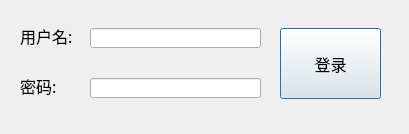
<?xml version="1.0" encoding="UTF-8"?>
<ui version="4.0">
 <class>LoginDialog</class>
 <widget class="QDialog" name="LoginDialog">
  <property name="geometry">
   <rect>
    <x>0</x>
    <y>0</y>
    <width>409</width>
    <height>134</height>
   </rect>
  </property>
  <property name="sizePolicy">
   <sizepolicy hsizetype="Fixed" vsizetype="Fixed">
    <horstretch>0</horstretch>
    <verstretch>0</verstretch>
   </sizepolicy>
  </property>
  <property name="windowTitle">
   <string>QGomoku - Login</string>
  </property>
  <widget class="QLabel" name="lbl_username">
   <property name="geometry">
    <rect>
     <x>20</x>
     <y>20</y>
     <width>71</width>
     <height>31</height>
    </rect>
   </property>
   <property name="font">
    <font>
     <family>微软雅黑</family>
     <pointsize>12</pointsize>
    </font>
   </property>
   <property name="text">
    <string>用户名:</string>
   </property>
  </widget>
  <widget class="QLabel" name="lbl_password">
   <property name="geometry">
    <rect>
     <x>20</x>
     <y>70</y>
     <width>71</width>
     <height>31</height>
    </rect>
   </property>
   <property name="font">
    <font>
     <family>微软雅黑</family>
     <pointsize>12</pointsize>
    </font>
   </property>
   <property name="text">
    <string>密码:</string>
   </property>
  </widget>
  <widget class="QLineEdit" name="txt_username">
   <property name="geometry">
    <rect>
     <x>90</x>
     <y>28</y>
     <width>171</width>
     <height>20</height>
    </rect>
   </property>
   <property name="text">
    <string/>
   </property>
   <property name="maxLength">
    <number>20</number>
   </property>
  </widget>
  <widget class="QLineEdit" name="txt_password">
   <property name="geometry">
    <rect>
     <x>90</x>
     <y>78</y>
     <width>171</width>
     <height>20</height>
    </rect>
   </property>
   <property name="inputMask">
    <string/>
   </property>
   <property name="text">
    <string/>
   </property>
   <property name="maxLength">
    <number>32767</number>
   </property>
   <property name="echoMode">
    <enum>QLineEdit::Password</enum>
   </property>
   <property name="placeholderText">
    <string/>
   </property>
  </widget>
  <widget class="QPushButton" name="button_login">
   <property name="geometry">
    <rect>
     <x>280</x>
     <y>28</y>
     <width>101</width>
     <height>71</height>
    </rect>
   </property>
   <property name="font">
    <font>
     <family>微软雅黑</family>
     <pointsize>12</pointsize>
    </font>
   </property>
   <property name="text">
    <string>登录</string>
   </property>
   <property name="default">
    <bool>true</bool>
   </property>
  </widget>
 </widget>
 <resources/>
 <connections/>
</ui>
